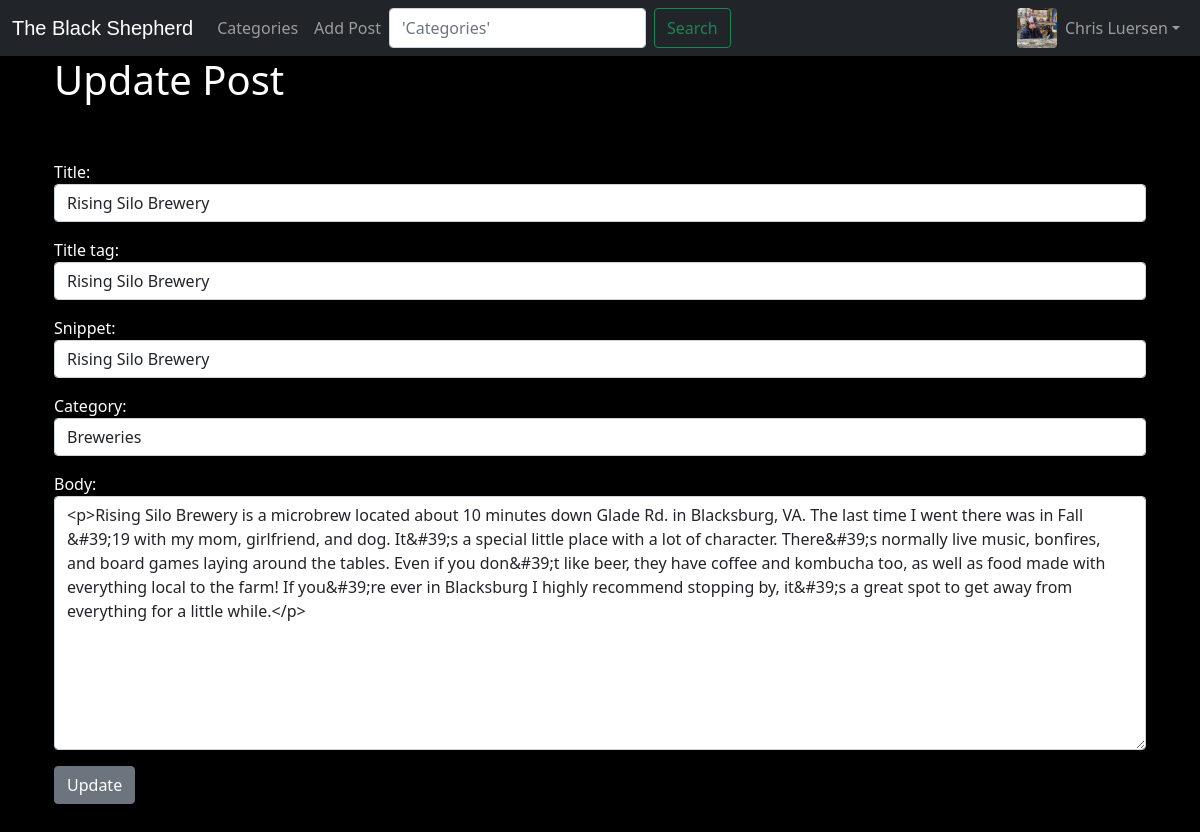
Page /story/edit/11 (signed in) on the committed database.
### shepherd/models.py (models this page shows, shortened)
class Profile(models.Model):
    user = models.OneToOneField(User, null=True, on_delete=models.CASCADE)
    bio = models.TextField()
    profile_pic = models.ImageField(null=True, blank=True, upload_to='images/profile/')
    website_url = models.CharField(max_length=255, null=True, blank=True)
    facebook_url = models.CharField(max_length=255, null=True, blank=True)
    instagram_url = models.CharField(max_length=255, null=True, blank=True)
    pinterest_url = models.CharField(max_length=255, null=True, blank=True)

class Post(models.Model):
    title = models.CharField(max_length=255)
    header_image = models.ImageField(null=True, blank=True, upload_to='images/')
    title_tag = models.CharField(max_length=255)
    author = models.ForeignKey(User, on_delete=models.CASCADE)
    body = RichTextField(blank=True, null=True)
    post_date = models.DateField(auto_now_add=True)
    category = models.CharField(max_length=255, default='coding')
    snippet = models.CharField(max_length=255)
    likes = models.ManyToManyField(User, related_name='blog_post')

### shepherd/views.py (the view)
# urls.py: path('story/edit/<int:pk>', UpdatePostView.as_view(), name="update_post"),
class UpdatePostView(UpdateView):
    model = Post
    form_class = EditForm
    template_name = 'stories/update_post.html'

### shepherd/forms.py
class EditForm(forms.ModelForm):
    class Meta:
        model = Post
        fields = ('title', 'title_tag', 'snippet', 'category', 'body')
        widgets = {
            'title': forms.TextInput(attrs={'class': 'form-control'}),
            'title_tag': forms.TextInput(attrs={'class': 'form-control'}),
            'body': forms.Textarea(attrs={'class': 'form-control'}),
            'snippet': forms.TextInput(attrs={'class': 'form-control'}),
            'category': forms.Select(choices=category_dropdown_list, attrs={'class': 'form-control'}),
        }

### templates/stories/update_post.html (shortened to what this page needs)
{% extends "base.html" %}
{% load static %}
{% block content %}
    {% if user.is_authenticated %}
        {% if user.id == post.author.id %}
            <h1>Update Post</h1>
            <br/><br/>
            <div class="form-group">
                <form method="POST">
                    {{ form.as_p }}
                    <button class="btn btn-secondary">Update</button>
                </form>
            </div>
        {% else %}
            <h1>There's Nothing Here...</h1>
            <img src="{% static 'images/error.gif' %}" alt="Error">
        {% endif %}
    {% else %}
        <h1>There's Nothing Here...</h1>
        <img src="{% static 'images/error.gif' %}" alt="Error">
    {% endif %}
    <br/><br/>
{% endblock %}

### templates/base.html (shortened to what this page needs)
{% load static %}
<!doctype html>
<html lang="en">
<head>
    <link href="https://cdn.jsdelivr.net/npm/bootstrap@5.0.0-beta1/dist/css/bootstrap.min.css" rel="stylesheet"
>
    <link rel="stylesheet" type="text/css" href="{% static 'css/style.css' %}">
</head>
<body>
<nav class="navbar navbar-expand-lg navbar-dark bg-dark">
    <div class="container-fluid">
        <a class="navbar-brand" href="{% url "shepherd:home" %}" style="font-family:'True Lies',sans-serif">The Black
            Shepherd</a>
        <div class="collapse navbar-collapse" id="navbarSupportedContent">
            <ul class="navbar-nav me-auto mb-2 mb-lg-0">
                {% if cat_menu %}
                    <li class="nav-item dropdown">
                        <a class="nav-link dropdown-toggle" href="#" id="navbarDropdown" role="button"
                           data-bs-toggle="dropdown" aria-expanded="false">
                            Categories
                        </a>
                        <div class="dropdown-menu" aria-labelledby="navbarDropdown">
                            {% for item in cat_menu %}
                                <a class="dropdown-item"
                                   href="{% url 'shepherd:category' item|slugify %}">{{ item }}</a>
                            {% endfor %}
                            <hr class="dropdown-divider">
                            <a class="dropdown-item" href="{% url "shepherd:add_category" %}">Add Category</a>
                        </div>
                    </li>
                {% else %}
                    <li class="nav-item">
                        <a class="nav-link" href="{% url "shepherd:category-list" %}">Categories</a>
                    </li>
                {% endif %}
                {% if user.is_authenticated %}
                    <li class="nav-item">
                        <a class="nav-link" href="{% url "shepherd:add_post" %}">Add Post</a>
                    </li>
                {% endif %}
                <form class="d-flex" action="{% url "shepherd:category-list" %}">
                    <input class="form-control me-2" type="search" placeholder="'Categories'" aria-label="Search">
                    <button class="btn btn-outline-success" type="submit">Search</button>
                </form>
            </ul>
            {% if user.is_authenticated %}
                <ul class="navbar-nav ml-auto mb-2 mb-lg-0">
                    {% if user.profile.profile_pic %}
                        <img src="{{ user.profile.profile_pic.url }}" width=40 height=40 class='rounded'
                             alt="profile_pic">
                    {% else %}
                        <img src="{% static 'images/default_profile_pic.gif' %}" width=40 height=40 class='rounded'
                             alt="profile_pic">
                    {% endif %}
                    <li class="nav-item dropdown">
                        <a class="nav-link dropdown-toggle" href="#" id="navbarDropdown" role="button"
                           data-bs-toggle="dropdown"
                           aria-expanded="false">{{ user.first_name }} {{ user.last_name }}</a>
                    </li>
                </ul>
            {% endif %}
        </div>
    </div>
</nav>
<div class="video-background-holder">
    <div class="video-background-content container h-100">
        <div class="w-100 text-white">
            <div class="container">
                {% block content %}{% endblock %}
            </div>
        </div>
    </div>
</div>
</body>
</html>

### shepherd/static/css/style.css (style rules this page uses)
html, body { height: 100%; width: 100%; }
body { margin: 0; padding: 0; }
.video-background-holder { position: relative; background-color: black; height: calc(100vh - 72px); min-height: 25rem; width: 100%; overflow: auto; }
.video-background-content { position: relative; z-index: 2; }

### rows in the picture
Post: title "Rising Silo Brewery", title_tag "Rising Silo Brewery", snippet "Rising Silo Brewery", category "Breweries", body "<p>Rising Silo Brewery is a microbrew located about 10 minutes down Glade Rd. in Blacksburg, VA. The last time I went there was in Fall &#39;19 with my mom, girlfriend, and dog. It&#39;s a special little place with a lot of character. There&#39;s normally live music, bonfires, and board games laying around the tables. Even if you don&#39;t like beer, they have coffee and kombucha too, as well as food made with everything local to the farm! If you&#39;re ever in Blacksburg I highly recommend stopping by, it&#39;s a great spot to get away from everything for a little while.</p>"

### other values in the picture
{{ user.first_name }} "Chris"
{{ user.last_name }} "Luersen"
